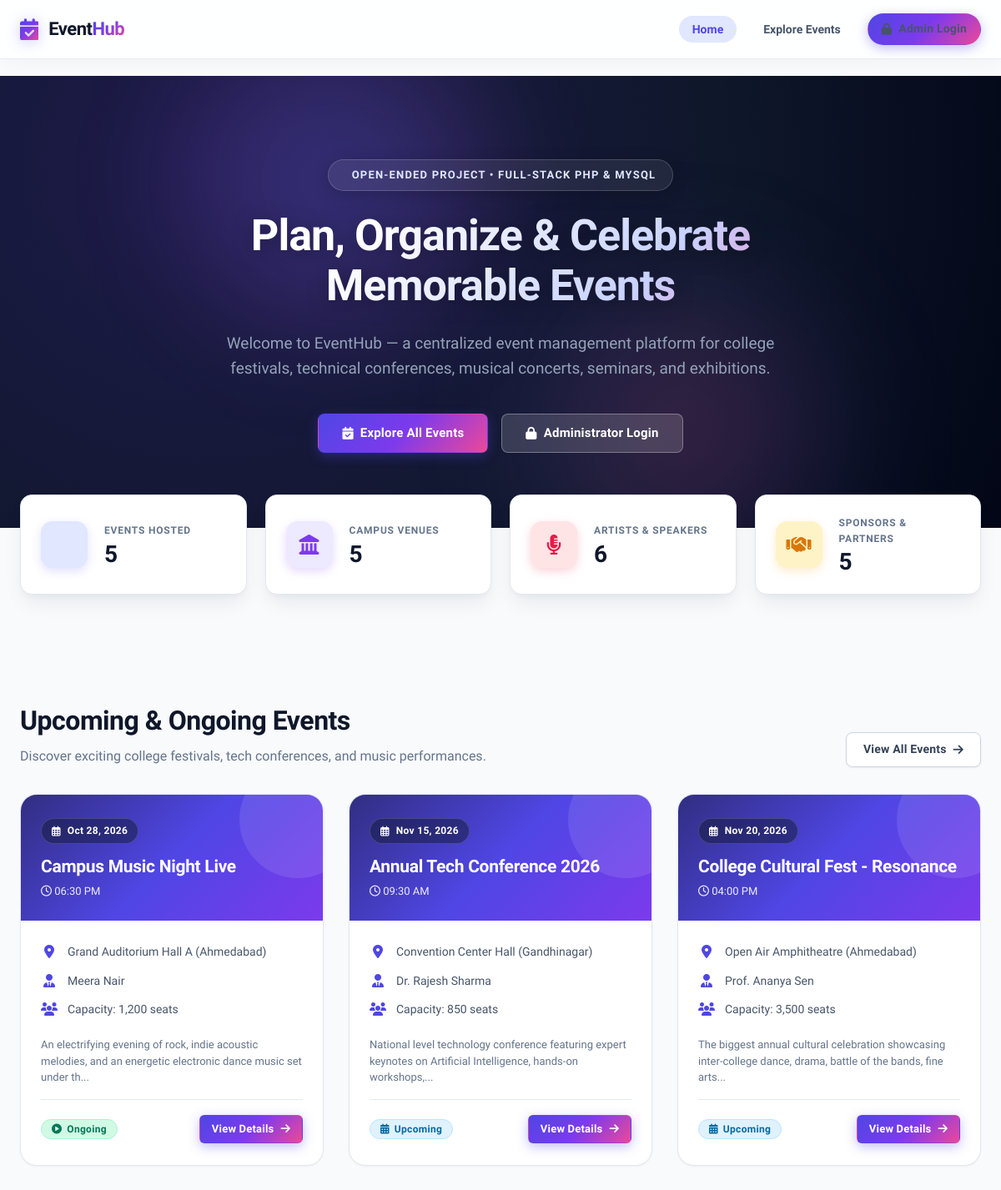
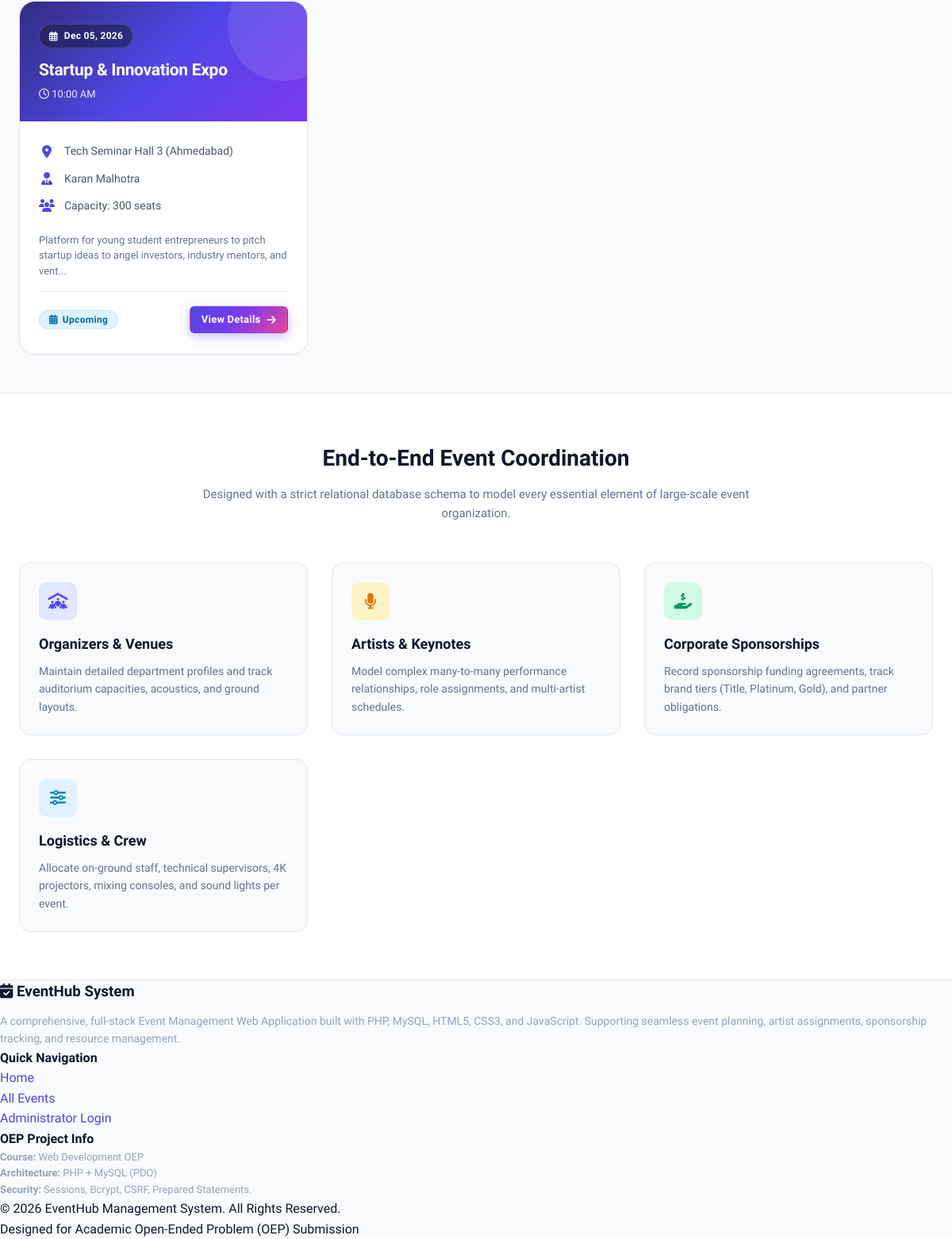
The page / on the database its author committed (2 pictures, top to bottom).
### tables this page shows
CREATE TABLE `event` (
    `event_id` INT AUTO_INCREMENT PRIMARY KEY,
    `event_name` VARCHAR(100) NOT NULL,
    `event_description` TEXT DEFAULT NULL,
    `event_date` DATE NOT NULL,
    `event_time` TIME NOT NULL,
    `organizer_id` INT NOT NULL,
    `venue_id` INT NOT NULL,
    `status` VARCHAR(20) NOT NULL DEFAULT 'Upcoming',
    CONSTRAINT `chk_event_status` CHECK (`status` IN ('Upcoming', 'Ongoing', 'Completed', 'Cancelled')),
    CONSTRAINT `fk_event_organizer` FOREIGN KEY (`organizer_id`) REFERENCES `organizer` (`organizer_id`) ON DELETE RESTRICT ON UPDATE CASCADE,
    CONSTRAINT `fk_event_venue` FOREIGN KEY (`venue_id`) REFERENCES `venue` (`venue_id`) ON DELETE RESTRICT ON UPDATE CASCADE
);

CREATE TABLE `venue` (
    `venue_id` INT AUTO_INCREMENT PRIMARY KEY,
    `venue_name` VARCHAR(100) NOT NULL,
    `address` VARCHAR(200) NOT NULL,
    `city` VARCHAR(50) NOT NULL,
    `capacity` INT NOT NULL,
    CONSTRAINT `chk_venue_capacity` CHECK (`capacity` > 0)
);

CREATE TABLE `organizer` (
    `organizer_id` INT AUTO_INCREMENT PRIMARY KEY,
    `organizer_name` VARCHAR(100) NOT NULL,
    `email` VARCHAR(100) NOT NULL UNIQUE,
    `phone` VARCHAR(15) NOT NULL UNIQUE,
    `organization` VARCHAR(100) DEFAULT NULL
);

### index.php (the view, shortened to what this page needs)
<?php
require_once __DIR__ . '/config/database.php';
require_once __DIR__ . '/includes/functions.php';
try {
    $stmt = $pdo->query("
        SELECT e.*, o.organizer_name, v.venue_name, v.city, v.capacity
        FROM event e
        LEFT JOIN organizer o ON e.organizer_id = o.organizer_id
        LEFT JOIN venue v ON e.venue_id = v.venue_id
        WHERE e.status IN ('Upcoming', 'Ongoing')
        ORDER BY e.event_date ASC
        LIMIT 6
    ");
    $featuredEvents = $stmt->fetchAll();
    $eventCount = (int)$pdo->query("SELECT COUNT(*) FROM event")->fetchColumn();
    $venueCount = (int)$pdo->query("SELECT COUNT(*) FROM venue")->fetchColumn();
    $artistCount = (int)$pdo->query("SELECT COUNT(*) FROM artist")->fetchColumn();
    $sponsorCount = (int)$pdo->query("SELECT COUNT(*) FROM sponsor")->fetchColumn();
} catch (PDOException $e) {
    die("Database connection error: " . htmlspecialchars($e->getMessage()));
}
require_once __DIR__ . '/includes/header.php';
?>
<section class="hero-section">
    <div class="hero-content">
        <span class="hero-badge"><i class="fas fa-sparkles"></i> Open-Ended Project &bull; Full-Stack PHP & MySQL</span>
        <h1 class="hero-title">Plan, Organize & Celebrate Memorable Events</h1>
        <p class="hero-subtitle">
            Welcome to EventHub &mdash; a centralized event management platform for college festivals, technical conferences, musical concerts, seminars, and exhibitions.
        </p>
        <div class="hero-cta">
            <a href="<?= url('events.php') ?>" class="btn btn-primary" style="padding: 12px 28px; font-size: 15px;">
                <i class="fas fa-calendar-check"></i> Explore All Events
            </a>
            <a href="<?= url('login.php') ?>" class="btn btn-secondary" style="padding: 12px 28px; font-size: 15px; background: rgba(255,255,255,0.15); color: #ffffff; border-color: rgba(255,255,255,0.3);">
                <i class="fas fa-lock"></i> Administrator Login
            </a>
        </div>
    </div>
</section>
<div class="container" style="padding-top: 0; transform: translateY(-40px); margin-bottom: -10px;">
    <div class="stats-grid" style="margin-bottom: 0;">
        <div class="stat-card" style="box-shadow: var(--shadow-lg);">
            <div class="stat-icon indigo"><i class="fas fa-calendar-star"></i></div>
            <div class="stat-details">
                <div class="stat-title">Events Hosted</div>
                <div class="stat-value"><?= $eventCount ?></div>
            </div>
        </div>
        <div class="stat-card" style="box-shadow: var(--shadow-lg);">
            <div class="stat-icon purple"><i class="fas fa-landmark"></i></div>
            <div class="stat-details">
                <div class="stat-title">Campus Venues</div>
                <div class="stat-value"><?= $venueCount ?></div>
            </div>
        </div>
        <div class="stat-card" style="box-shadow: var(--shadow-lg);">
            <div class="stat-icon rose"><i class="fas fa-microphone-lines"></i></div>
            <div class="stat-details">
                <div class="stat-title">Artists & Speakers</div>
                <div class="stat-value"><?= $artistCount ?></div>
            </div>
        </div>
        <div class="stat-card" style="box-shadow: var(--shadow-lg);">
            <div class="stat-icon amber"><i class="fas fa-handshake"></i></div>
            <div class="stat-details">
                <div class="stat-title">Sponsors & Partners</div>
                <div class="stat-value"><?= $sponsorCount ?></div>
            </div>
        </div>
    </div>
</div>
<div class="container">
    <div class="section-header">
        <div>
            <h2 class="section-title">Upcoming & Ongoing Events</h2>
            <p class="section-subtitle">Discover exciting college festivals, tech conferences, and music performances.</p>
        </div>
        <a href="<?= url('events.php') ?>" class="btn btn-secondary">
            View All Events <i class="fas fa-arrow-right"></i>
        </a>
    </div>
    <?php if (empty($featuredEvents)): ?>
        <div class="card">
            <div class="card-body">
                <div class="empty-state">
                    <div class="empty-state-icon"><i class="far fa-calendar-times"></i></div>
                    <h3>No upcoming events scheduled</h3>
                    <p>Log in as administrator to create new events.</p>
                </div>
            </div>
        </div>
    <?php else: ?>
        <div class="events-grid">
            <?php foreach ($featuredEvents as $ev): ?>
                <div class="event-card">
                    <div class="event-card-header">
                        <div class="event-card-date">
                            <i class="far fa-calendar-alt"></i> <?= format_date($ev['event_date']) ?>
                        </div>
                        <h3 class="event-card-title"><?= sanitize($ev['event_name']) ?></h3>
                        <div style="font-size: 13px; opacity: 0.9;">
                            <i class="far fa-clock"></i> <?= format_time($ev['event_time']) ?>
                        </div>
                    </div>
                    <div class="event-card-body">
                        <div>
                            <ul class="event-meta-list">
                                <li class="event-meta-item">
                                    <i class="fas fa-location-dot"></i>
                                    <span><?= sanitize($ev['venue_name'] ?? 'TBD') ?> (<?= sanitize($ev['city'] ?? '-') ?>)</span>
                                </li>
                                <li class="event-meta-item">
                                    <i class="fas fa-user-tie"></i>
                                    <span><?= sanitize($ev['organizer_name'] ?? 'College Committee') ?></span>
                                </li>
                                <?php if (!empty($ev['capacity'])): ?>
                                    <li class="event-meta-item">
                                        <i class="fas fa-users"></i>
                                        <span>Capacity: <?= number_format($ev['capacity']) ?> seats</span>
                                    </li>
                                <?php endif; ?>
                            </ul>
                            <?php if (!empty($ev['event_description'])): ?>
                                <p style="font-size: 13px; color: var(--text-muted); line-height: 1.5; margin-bottom: 16px;">
                                    <?= sanitize(substr($ev['event_description'], 0, 110)) ?>...
                                </p>
                            <?php endif; ?>
                        </div>
                        <div class="event-card-footer">
                            <?= status_badge($ev['status']) ?>
                            <a href="<?= url('event-details.php?id=' . $ev['event_id']) ?>" class="btn btn-primary btn-sm">
                                View Details <i class="fas fa-arrow-right"></i>
                            </a>
                        </div>
                    </div>
                </div>
            <?php endforeach; ?>
        </div>
    <?php endif; ?>
</div>
<div style="background: #ffffff; border-top: 1px solid var(--border-color); border-bottom: 1px solid var(--border-color); padding: 60px 0;">
    <div class="container" style="padding-top: 0; padding-bottom: 0;">
        <div style="text-align: center; max-width: 700px; margin: 0 auto 50px;">
            <h2 style="font-size: 28px; font-weight: 800; margin-bottom: 10px;">End-to-End Event Coordination</h2>
            <p style="color: var(--text-muted); font-size: 15px;">Designed with a strict relational database schema to model every essential element of large-scale event organization.</p>
        </div>
        <div style="display: grid; grid-template-columns: repeat(auto-fit, minmax(280px, 1fr)); gap: 30px;">
            <div style="padding: 24px; border-radius: var(--radius-md); background: #f8fafc; border: 1px solid var(--border-color);">
                <div style="width: 48px; height: 48px; border-radius: 10px; background: #e0e7ff; color: #4f46e5; display: flex; align-items: center; justify-content: center; font-size: 20px; margin-bottom: 16px;">
                    <i class="fas fa-people-roof"></i>
                </div>
                <h4 style="font-size: 18px; font-weight: 700; margin-bottom: 8px;">Organizers & Venues</h4>
                <p style="font-size: 14px; color: var(--text-muted); line-height: 1.6;">Maintain detailed department profiles and track auditorium capacities, acoustics, and ground layouts.</p>
            </div>
            <div style="padding: 24px; border-radius: var(--radius-md); background: #f8fafc; border: 1px solid var(--border-color);">
                <div style="width: 48px; height: 48px; border-radius: 10px; background: #fef3c7; color: #d97706; display: flex; align-items: center; justify-content: center; font-size: 20px; margin-bottom: 16px;">
                    <i class="fas fa-microphone"></i>
                </div>
                <h4 style="font-size: 18px; font-weight: 700; margin-bottom: 8px;">Artists & Keynotes</h4>
                <p style="font-size: 14px; color: var(--text-muted); line-height: 1.6;">Model complex many-to-many performance relationships, role assignments, and multi-artist schedules.</p>
            </div>
            <div style="padding: 24px; border-radius: var(--radius-md); background: #f8fafc; border: 1px solid var(--border-color);">
                <div style="width: 48px; height: 48px; border-radius: 10px; background: #d1fae5; color: #059669; display: flex; align-items: center; justify-content: center; font-size: 20px; margin-bottom: 16px;">
                    <i class="fas fa-hand-holding-dollar"></i>
                </div>
                <h4 style="font-size: 18px; font-weight: 700; margin-bottom: 8px;">Corporate Sponsorships</h4>
                <p style="font-size: 14px; color: var(--text-muted); line-height: 1.6;">Record sponsorship funding agreements, track brand tiers (Title, Platinum, Gold), and partner obligations.</p>
            </div>
            <div style="padding: 24px; border-radius: var(--radius-md); background: #f8fafc; border: 1px solid var(--border-color);">
                <div style="width: 48px; height: 48px; border-radius: 10px; background: #e0f2fe; color: #0284c7; display: flex; align-items: center; justify-content: center; font-size: 20px; margin-bottom: 16px;">
                    <i class="fas fa-sliders"></i>
                </div>
                <h4 style="font-size: 18px; font-weight: 700; margin-bottom: 8px;">Logistics & Crew</h4>
                <p style="font-size: 14px; color: var(--text-muted); line-height: 1.6;">Allocate on-ground staff, technical supervisors, 4K projectors, mixing consoles, and sound lights per event.</p>
            </div>
        </div>
    </div>
</div>
<?php require_once __DIR__ . '/includes/footer.php'; ?>

### includes/header.php (shortened to what this page needs)
<?php
require_once __DIR__ . '/functions.php';
$currentPage = basename($_SERVER['PHP_SELF'] ?? '');
?>
<!DOCTYPE html>
<html lang="en">
<head>
    <link rel="stylesheet" href="https://cdnjs.cloudflare.com/ajax/libs/font-awesome/6.4.0/css/all.min.css">
    <link rel="stylesheet" href="<?= url('assets/css/style.css') ?>">
</head>
<body>
<header class="public-navbar">
    <div class="public-nav-container">
        <a href="<?= url('index.php') ?>" class="brand-logo">
            <i class="fas fa-calendar-check"></i>
            <span>Event<strong>Hub</strong></span>
        </a>
        <ul class="public-nav-links">
            <li><a href="<?= url('index.php') ?>" class="<?= $currentPage === 'index.php' ? 'active' : '' ?>">Home</a></li>
            <li><a href="<?= url('events.php') ?>" class="<?= $currentPage === 'events.php' || $currentPage === 'event-details.php' ? 'active' : '' ?>">Explore Events</a></li>
            <li>
                <?php if (isset($_SESSION['admin_logged_in']) && $_SESSION['admin_logged_in'] === true): ?>
                    <a href="<?= url('admin/dashboard.php') ?>" class="btn btn-primary btn-sm">
                        <i class="fas fa-gauge-high"></i> Admin Dashboard
                    </a>
                <?php else: ?>
                    <a href="<?= url('login.php') ?>" class="btn btn-primary btn-sm">
                        <i class="fas fa-lock"></i> Admin Login
                    </a>
                <?php endif; ?>
            </li>
        </ul>
    </div>
</header>
<div class="container" style="padding-top: 20px; padding-bottom: 0;">
</div>

### includes/functions.php (shortened to what this page needs)
<?php
function sanitize($data) {
    return htmlspecialchars(trim((string)$data), ENT_QUOTES, 'UTF-8');
}
function format_date($dateStr) {
    $timestamp = strtotime($dateStr);
    return date('M d, Y', $timestamp);
}
function format_time($timeStr) {
    $timestamp = strtotime($timeStr);
    return date('h:i A', $timestamp);
}
function status_badge($status) {
    $status = trim((string)$status);
    switch ($status) {
        case 'Upcoming':
            return '<span class="badge badge-info"><i class="fas fa-calendar-alt"></i> Upcoming</span>';
        case 'Ongoing':
            return '<span class="badge badge-success"><i class="fas fa-play-circle"></i> Ongoing</span>';
    }
}
function url($path = '') {
    $path = ltrim($path, '/');
    return BASE_URL . '/' . $path;
}

### includes/footer.php (shortened to what this page needs)
<footer class="public-footer">
    <div class="footer-container">
        <div class="footer-brand">
            <h3><i class="fas fa-calendar-check"></i> EventHub System</h3>
            <p style="color: #94a3b8; line-height: 1.6; font-size: 14px; margin-top: 10px;">
                A comprehensive, full-stack Event Management Web Application built with PHP, MySQL, HTML5, CSS3, and JavaScript. Supporting seamless event planning, artist assignments, sponsorship tracking, and resource management.
            </p>
        </div>
        <div class="footer-col">
            <h4>Quick Navigation</h4>
            <ul class="footer-links">
                <li><a href="<?= url('index.php') ?>">Home</a></li>
                <li><a href="<?= url('events.php') ?>">All Events</a></li>
                <li><a href="<?= url('login.php') ?>">Administrator Login</a></li>
            </ul>
        </div>
        <div class="footer-col">
            <h4>OEP Project Info</h4>
            <p style="color: #94a3b8; font-size: 13px; line-height: 1.6;">
                <strong>Course:</strong> Web Development OEP<br>
                <strong>Architecture:</strong> PHP + MySQL (PDO)<br>
                <strong>Security:</strong> Sessions, Bcrypt, CSRF, Prepared Statements.
            </p>
        </div>
    </div>
    <div class="footer-bottom">
        <div>&copy; <?= date('Y') ?> EventHub Management System. All Rights Reserved.</div>
        <div>Designed for Academic Open-Ended Problem (OEP) Submission</div>
    </div>
</footer>
</body>
</html>

### rows shown on the page
event: event_date "Oct 28, 2026", event_name "Campus Music Night Live", event_time "06:30 PM", venue.venue_name "Grand Auditorium Hall A", venue.city "Ahmedabad", organizer.organizer_name "Meera Nair", venue.capacity "1,200", event_description "An electrifying evening of rock, indie acoustic melodies, and an energetic electronic dance music set under th", status "Ongoing" (drawn)
event: event_date "Nov 15, 2026", event_name "Annual Tech Conference 2026", event_time "09:30 AM", venue.venue_name "Convention Center Hall", venue.city "Gandhinagar", organizer.organizer_name "Dr. Rajesh Sharma", venue.capacity "850", event_description "National level technology conference featuring expert keynotes on Artificial Intelligence, hands-on workshops,", status "Upcoming" (drawn)
event: event_date "Nov 20, 2026", event_name "College Cultural Fest - Resonance", event_time "04:00 PM", venue.venue_name "Open Air Amphitheatre", venue.city "Ahmedabad", organizer.organizer_name "Prof. Ananya Sen", venue.capacity "3,500", event_description "The biggest annual cultural celebration showcasing inter-college dance, drama, battle of the bands, fine arts", status "Upcoming" (drawn)
event: event_date "Dec 05, 2026", event_name "Startup & Innovation Expo", event_time "10:00 AM", venue.venue_name "Tech Seminar Hall 3", venue.city "Ahmedabad", organizer.organizer_name "Karan Malhotra", venue.capacity "300", event_description "Platform for young student entrepreneurs to pitch startup ideas to angel investors, industry mentors, and vent", status "Upcoming" (drawn)

### other values the page prints
$eventCount "5"
$venueCount "5"
$artistCount "6"
$sponsorCount "5"
